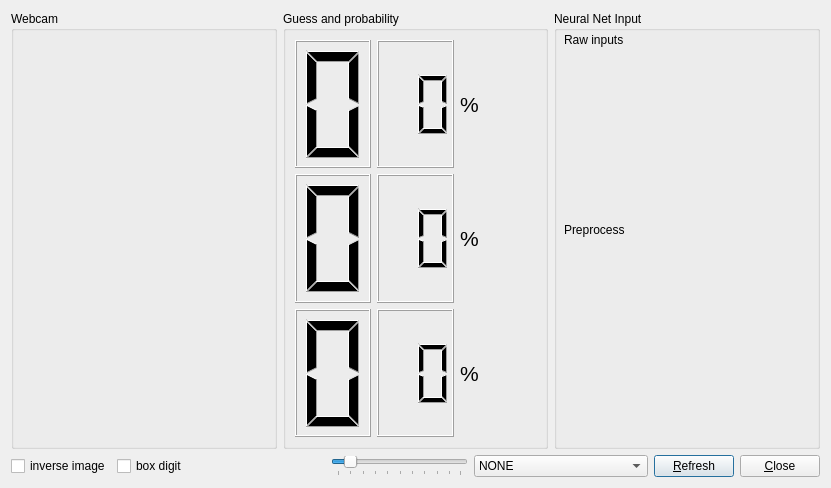
<ui version="4.0" >
 <class>CampuiGui</class>
 <widget class="QDialog" name="CampuiGui" >
  <property name="geometry" >
   <rect>
    <x>0</x>
    <y>0</y>
    <width>831</width>
    <height>488</height>
   </rect>
  </property>
  <property name="windowTitle" >
   <string>Campui</string>
  </property>
  <layout class="QVBoxLayout" >
   <item>
    <layout class="QHBoxLayout" >
     <item>
      <widget class="QGroupBox" name="groupBox" >
       <property name="sizePolicy" >
        <sizepolicy vsizetype="MinimumExpanding" hsizetype="Preferred" >
         <horstretch>0</horstretch>
         <verstretch>0</verstretch>
        </sizepolicy>
       </property>
       <property name="title" >
        <string>Webcam</string>
       </property>
       <layout class="QVBoxLayout" >
        <item>
         <widget class="QLabel" name="cam_lbl" >
          <property name="sizePolicy" >
           <sizepolicy vsizetype="Preferred" hsizetype="Preferred" >
            <horstretch>0</horstretch>
            <verstretch>0</verstretch>
           </sizepolicy>
          </property>
          <property name="maximumSize" >
           <size>
            <width>500</width>
            <height>16777215</height>
           </size>
          </property>
          <property name="text" >
           <string/>
          </property>
          <property name="scaledContents" >
           <bool>true</bool>
          </property>
         </widget>
        </item>
       </layout>
      </widget>
     </item>
     <item>
      <widget class="QGroupBox" name="groupBox_2" >
       <property name="title" >
        <string>Guess and probability</string>
       </property>
       <layout class="QVBoxLayout" >
        <item>
         <layout class="QHBoxLayout" >
          <item>
           <widget class="QLCDNumber" name="guess_lcd_1" >
            <property name="font" >
             <font>
              <pointsize>12</pointsize>
             </font>
            </property>
            <property name="numDigits" >
             <number>1</number>
            </property>
            <property name="segmentStyle" >
             <enum>QLCDNumber::Filled</enum>
            </property>
           </widget>
          </item>
          <item>
           <widget class="QLCDNumber" name="prob_lcd_1" >
            <property name="smallDecimalPoint" >
             <bool>false</bool>
            </property>
            <property name="numDigits" >
             <number>2</number>
            </property>
            <property name="segmentStyle" >
             <enum>QLCDNumber::Filled</enum>
            </property>
           </widget>
          </item>
          <item>
           <widget class="QLabel" name="label_2" >
            <property name="font" >
             <font>
              <pointsize>16</pointsize>
             </font>
            </property>
            <property name="text" >
             <string>%</string>
            </property>
           </widget>
          </item>
         </layout>
        </item>
        <item>
         <layout class="QHBoxLayout" >
          <item>
           <widget class="QLCDNumber" name="guess_lcd_2" >
            <property name="numDigits" >
             <number>1</number>
            </property>
            <property name="segmentStyle" >
             <enum>QLCDNumber::Filled</enum>
            </property>
           </widget>
          </item>
          <item>
           <widget class="QLCDNumber" name="prob_lcd_2" >
            <property name="smallDecimalPoint" >
             <bool>false</bool>
            </property>
            <property name="numDigits" >
             <number>2</number>
            </property>
            <property name="segmentStyle" >
             <enum>QLCDNumber::Filled</enum>
            </property>
           </widget>
          </item>
          <item>
           <widget class="QLabel" name="label_3" >
            <property name="font" >
             <font>
              <pointsize>16</pointsize>
             </font>
            </property>
            <property name="text" >
             <string>%</string>
            </property>
           </widget>
          </item>
         </layout>
        </item>
        <item>
         <layout class="QHBoxLayout" >
          <item>
           <widget class="QLCDNumber" name="guess_lcd_3" >
            <property name="numDigits" >
             <number>1</number>
            </property>
            <property name="segmentStyle" >
             <enum>QLCDNumber::Filled</enum>
            </property>
           </widget>
          </item>
          <item>
           <widget class="QLCDNumber" name="prob_lcd_3" >
            <property name="smallDecimalPoint" >
             <bool>false</bool>
            </property>
            <property name="numDigits" >
             <number>2</number>
            </property>
            <property name="segmentStyle" >
             <enum>QLCDNumber::Filled</enum>
            </property>
           </widget>
          </item>
          <item>
           <widget class="QLabel" name="label_4" >
            <property name="font" >
             <font>
              <pointsize>16</pointsize>
             </font>
            </property>
            <property name="text" >
             <string>%</string>
            </property>
           </widget>
          </item>
         </layout>
        </item>
       </layout>
      </widget>
     </item>
     <item>
      <layout class="QVBoxLayout" >
       <item>
        <widget class="QGroupBox" name="groupBox_4" >
         <property name="title" >
          <string>Neural Net Input</string>
         </property>
         <widget class="QLabel" name="nnet_input_lbl_raw" >
          <property name="geometry" >
           <rect>
            <x>10</x>
            <y>40</y>
            <width>241</width>
            <height>161</height>
           </rect>
          </property>
          <property name="text" >
           <string/>
          </property>
          <property name="scaledContents" >
           <bool>true</bool>
          </property>
         </widget>
         <widget class="QLabel" name="nnet_input_lbl" >
          <property name="geometry" >
           <rect>
            <x>10</x>
            <y>240</y>
            <width>231</width>
            <height>171</height>
           </rect>
          </property>
          <property name="text" >
           <string/>
          </property>
          <property name="scaledContents" >
           <bool>true</bool>
          </property>
         </widget>
         <widget class="QLabel" name="label" >
          <property name="geometry" >
           <rect>
            <x>10</x>
            <y>210</y>
            <width>71</width>
            <height>18</height>
           </rect>
          </property>
          <property name="text" >
           <string>Preprocess</string>
          </property>
         </widget>
         <widget class="QLabel" name="label_5" >
          <property name="geometry" >
           <rect>
            <x>10</x>
            <y>20</y>
            <width>71</width>
            <height>18</height>
           </rect>
          </property>
          <property name="text" >
           <string>Raw inputs</string>
          </property>
         </widget>
        </widget>
       </item>
      </layout>
     </item>
    </layout>
   </item>
   <item>
    <layout class="QHBoxLayout" >
     <item>
      <widget class="QCheckBox" name="inverse" >
       <property name="text" >
        <string>inverse image</string>
       </property>
      </widget>
     </item>
     <item>
      <widget class="QCheckBox" name="box_digit" >
       <property name="text" >
        <string>box digit</string>
       </property>
      </widget>
     </item>
     <item>
      <spacer>
       <property name="orientation" >
        <enum>Qt::Horizontal</enum>
       </property>
       <property name="sizeHint" >
        <size>
         <width>40</width>
         <height>20</height>
        </size>
       </property>
      </spacer>
     </item>
     <item>
      <widget class="QSlider" name="contrast" >
       <property name="mouseTracking" >
        <bool>true</bool>
       </property>
       <property name="value" >
        <number>10</number>
       </property>
       <property name="orientation" >
        <enum>Qt::Horizontal</enum>
       </property>
       <property name="invertedAppearance" >
        <bool>false</bool>
       </property>
       <property name="tickPosition" >
        <enum>QSlider::TicksBelow</enum>
       </property>
      </widget>
     </item>
     <item>
      <widget class="QComboBox" name="filter" >
       	<item>
        <property name="text" >
         <string>NONE</string>
        </property>
       </item>
       <item>
        <property name="text" >
         <string>BLUR</string>
        </property>
       </item>
	<item>
        <property name="text" >
         <string>BLACKWHITE</string>
        </property>
       </item>
       <item>
        <property name="text" >
         <string>CONTOUR</string>
        </property>
       </item>
       <item>
        <property name="text" >
         <string>DETAIL</string>
        </property>
       </item>
       <item>
        <property name="text" >
         <string>EDGE_ENHANCE</string>
        </property>
       </item>
       <item>
        <property name="text" >
         <string>EDGE_ENHANCE_MORE</string>
        </property>
       </item>
       <item>
        <property name="text" >
         <string>EMBROSS</string>
        </property>
       </item>
       <item>
        <property name="text" >
         <string>FIND_EDGES</string>
        </property>
       </item>
       <item>
        <property name="text" >
         <string>SMOOTH</string>
        </property>
       </item>
       <item>
        <property name="text" >
         <string>SMOOTH_MORE</string>
        </property>
       </item>
       <item>
        <property name="text" >
         <string>SHARPEN</string>
        </property>
       </item>
      </widget>
     </item>
     <item>
      <widget class="QPushButton" name="refresh_btn" >
       <property name="text" >
        <string>&amp;Refresh</string>
       </property>
      </widget>
     </item>
     <item>
      <widget class="QPushButton" name="pushButton" >
       <property name="text" >
        <string>&amp;Close</string>
       </property>
      </widget>
     </item>
    </layout>
   </item>
  </layout>
 </widget>
 <resources/>
 <connections>
  <connection>
   <sender>pushButton</sender>
   <signal>clicked()</signal>
   <receiver>CampuiGui</receiver>
   <slot>accept()</slot>
   <hints>
    <hint type="sourcelabel" >
     <x>820</x>
     <y>477</y>
    </hint>
    <hint type="destinationlabel" >
     <x>704</x>
     <y>437</y>
    </hint>
   </hints>
  </connection>
 </connections>
</ui>
